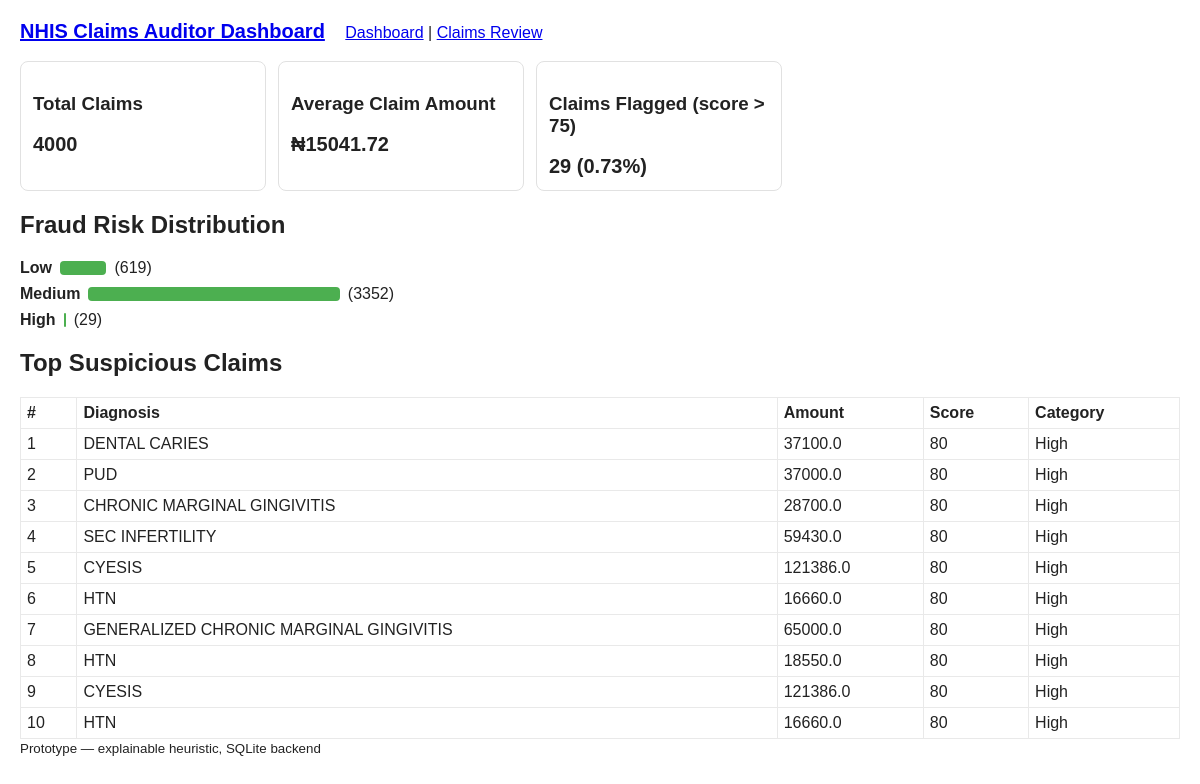
The page / on the database its author committed.
### tables this page shows
CREATE TABLE claims (
	sn BIGINT, 
	gender TEXT, 
	diagnosis TEXT, 
	age FLOAT, 
	amount FLOAT, 
	date_admitted TEXT, 
	date_discharged TEXT, 
	los BIGINT, 
	diagnosis_canon TEXT, 
	diag_avg FLOAT, 
	fraud_score BIGINT, 
	fraud_category TEXT
);

### app.py (the view)
@app.route("/")
def index():
    with engine.connect() as conn:
        total = conn.execute(text("SELECT COUNT(*) FROM claims")).scalar() or 0
        avg_amt = conn.execute(text("SELECT AVG(amount) FROM claims")).scalar() or 0.0
        high_count = conn.execute(text("SELECT COUNT(*) FROM claims WHERE fraud_score > 75")).scalar() or 0
        dist_rows = conn.execute(text("SELECT fraud_category, COUNT(*) as cnt FROM claims GROUP BY fraud_category")).all()
        dist = {r[0]: r[1] for r in dist_rows}
        top_rows = conn.execute(text("SELECT rowid, diagnosis, amount, fraud_score, fraud_category FROM claims ORDER BY fraud_score DESC LIMIT 10")).all()
    pct_flagged = round((high_count / total * 100), 2) if total else 0
    return render_template("index.html",
                           total_claims=total,
                           avg_amount=round(avg_amt or 0, 2),
                           high_count=high_count,
                           pct_flagged=pct_flagged,
                           dist=dist,
                           top_rows=top_rows)

### app.py (called while the page is built)
@app.teardown_appcontext
def teardown_db(exception=None):
    db = g.pop("db", None)
    if db is not None:
        db.close()

### templates/index.html
{% extends "base.html" %}
{% block content %}
<section class="cards">
  <div class="card">
    <h3>Total Claims</h3>
    <div class="big">{{ total_claims }}</div>
  </div>
  <div class="card">
    <h3>Average Claim Amount</h3>
    <div class="big">₦{{ avg_amount }}</div>
  </div>
  <div class="card">
    <h3>Claims Flagged (score &gt; 75)</h3>
    <div class="big">{{ high_count }} ({{ pct_flagged }}%)</div>
  </div>
</section>
<section>
  <h2>Fraud Risk Distribution</h2>
  <div class="dist">
    <div class="bar-row"><strong>Low</strong> <span class="bar" style="width: {{ (dist.get('Low',0)/ (total_claims or 1)) * 300 }}px;"></span> ({{ dist.get('Low',0) }})</div>
    <div class="bar-row"><strong>Medium</strong> <span class="bar" style="width: {{ (dist.get('Medium',0)/ (total_claims or 1)) * 300 }}px;"></span> ({{ dist.get('Medium',0) }})</div>
    <div class="bar-row"><strong>High</strong> <span class="bar" style="width: {{ (dist.get('High',0)/ (total_claims or 1)) * 300 }}px;"></span> ({{ dist.get('High',0) }})</div>
  </div>
</section>
<section>
  <h2>Top Suspicious Claims</h2>
  <table class="mini">
    <thead><tr><th>#</th><th>Diagnosis</th><th>Amount</th><th>Score</th><th>Category</th></tr></thead>
    <tbody>
      {% for r in top_rows %}
      <tr>
        <td>{{ loop.index }}</td>
        <td>{{ r.diagnosis }}</td>
        <td>{{ r.amount }}</td>
        <td>{{ r.fraud_score }}</td>
        <td>{{ r.fraud_category }}</td>
      </tr>
      {% endfor %}
    </tbody>
  </table>
</section>
{% endblock %}

### templates/base.html (shortened to what this page needs)
<!doctype html>
<html>
<head>
  <link rel="stylesheet" href="/static/style.css">
</head>
<body>
  <header>
    <h1><a href="/">NHIS Claims Auditor Dashboard</a></h1>
    <nav>
      <a href="/">Dashboard</a> |
      <a href="/claims">Claims Review</a>
    </nav>
  </header>
  <main>
    {% block content %}{% endblock %}
  </main>
  <footer>
    <small>Prototype — explainable heuristic, SQLite backend</small>
  </footer>
</body>
</html>

### static/style.css (style rules this page uses)
body { font-family: Arial, sans-serif; margin: 20px; color:#222; }
header { margin-bottom: 18px; }
header h1 { display:inline-block; margin:0; font-size:20px; }
header nav { display:inline-block; margin-left:16px; }
.cards { display:flex; gap:12px; margin-bottom:16px; }
.card { border:1px solid #e1e1e1; padding:12px; border-radius:8px; width:220px; }
.big { font-size:20px; font-weight:700; margin-top:8px; }
.dist { margin-bottom:16px; }
.bar-row { margin:8px 0; display:flex; align-items:center; gap:8px; }
.bar { height:14px; background:#4CAF50; display:inline-block; border-radius:4px; }
table { width:100%; border-collapse:collapse; margin-top:12px; }
th, td { border:1px solid #e9e9e9; padding:8px; text-align:left; }
.mini th, .mini td { padding:6px; }

### rows shown on the page
claims: diagnosis "DENTAL CARIES", amount "37100.0", fraud_score "80", fraud_category "High"
claims: diagnosis "PUD", amount "37000.0", fraud_score "80", fraud_category "High"
claims: diagnosis "CHRONIC MARGINAL GINGIVITIS", amount "28700.0", fraud_score "80", fraud_category "High"
claims: diagnosis "SEC INFERTILITY", amount "59430.0", fraud_score "80", fraud_category "High"
claims: diagnosis "CYESIS", amount "121386.0", fraud_score "80", fraud_category "High"
claims: diagnosis "HTN", amount "16660.0", fraud_score "80", fraud_category "High"
claims: diagnosis "GENERALIZED CHRONIC MARGINAL GINGIVITIS", amount "65000.0", fraud_score "80", fraud_category "High"
claims: diagnosis "HTN", amount "18550.0", fraud_score "80", fraud_category "High"
claims: diagnosis "CYESIS", amount "121386.0", fraud_score "80", fraud_category "High"
claims: diagnosis "HTN", amount "16660.0", fraud_score "80", fraud_category "High"

### other values the page prints
{{ total_claims }} "4000"
{{ avg_amount }} "15041.72"
{{ high_count }} "29"
{{ pct_flagged }} "0.73"
{{ dist.get('Low',0) }} "619"
{{ dist.get('Medium',0) }} "3352"
{{ dist.get('High',0) }} "29"
